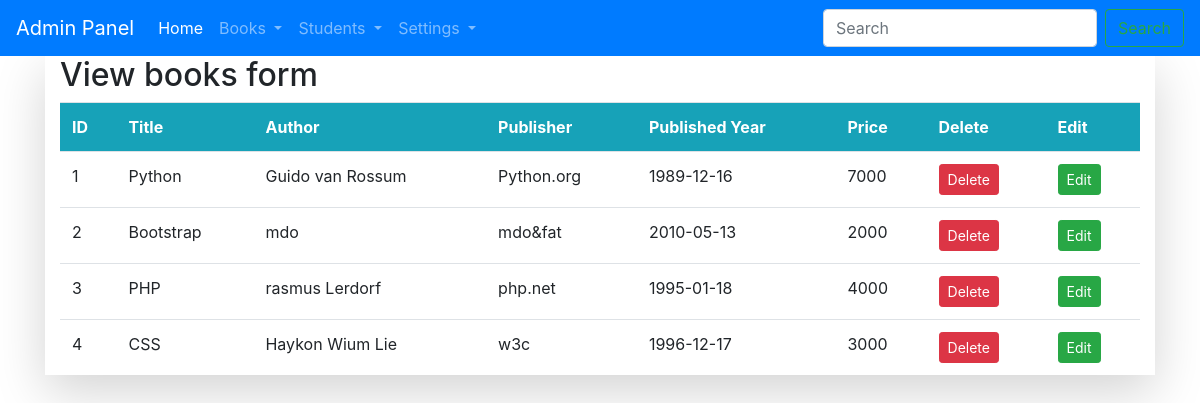
Page /viewbooks.html on the committed database.
### Library management system/app.py (models this page shows, shortened)
class books(db.Model):
    id = db.Column(db.Integer, primary_key=True)
    bookid = db.Column(db.String(50), nullable=False, unique=True)
    title = db.Column(db.String(50), nullable=False)
    author = db.Column(db.String(50), nullable=False)
    publisher = db.Column(db.String(50), nullable=False)
    published_year = db.Column(db.Date, nullable=False)
    price = db.Column(db.Integer, nullable=False)
    status=db.Column(db.String(20),nullable=False)

### Library management system/app.py (the view)
@app.route('/viewbooks.html')
def viewbooks():
    bks = books.query.all()
    return render_template('viewbooks.html', rows=bks)

### Library management system/templates/viewbooks.html
{% extends "adminnavbar.html" %}
{% block content %}
<div class="container shadow-lg bg-white">
    <h2>View books form</h2>
    <table class="table">
        <tr class="bg-info text-white">
            <th>ID</th>
            <th>Title</th>
            <th>Author</th>
            <th>Publisher</th>
            <th>Published Year</th>
            <th>Price</th>
            <th>Delete</th>
            <th>Edit</th>
        </tr>
    {% for book in rows %}
    <tr>
        <td>{{book.id}}</td>
        <td>{{book.title}}</td>
        <td>{{book.author }}</td>
        <td>{{book.publisher }}</td>
        <td>{{book.published_year }}</td>
        <td>{{book.price }}</td>
        <td><a href="/delete_book/{{book.id}}" class="btn btn-sm btn-danger" onclick="return confirm('Are you sure ??');">Delete</a></td>
        <td><a href="/edit_book/{{book.id}}" class="btn btn-sm btn-success">Edit</a></td>
    </tr>
        {% endfor %}
    </table>
</div>
{% endblock %}

### Library management system/templates/adminnavbar.html (style rules this page uses)
body { background-image:url(/static/stud.jpg); background-size:cover; }

### rows in the picture
books: id "1", title "Python", author "Guido van Rossum", publisher "Python.org", published_year "1989-12-16", price "7000"
books: id "2", title "Bootstrap", author "mdo", publisher "mdo&fat", published_year "2010-05-13", price "2000"
books: id "3", title "PHP", author "rasmus Lerdorf", publisher "php.net", published_year "1995-01-18", price "4000"
books: id "4", title "CSS", author "Haykon Wium Lie", publisher "w3c", published_year "1996-12-17", price "3000"
